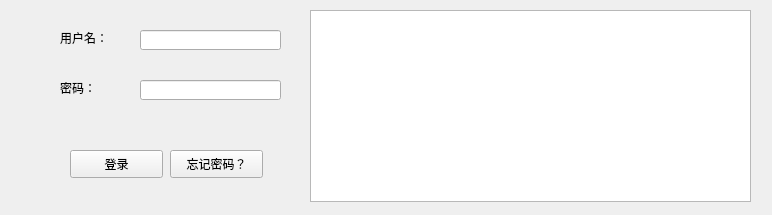
<?xml version="1.0" encoding="UTF-8"?>
<ui version="4.0">
 <class>Form</class>
 <widget class="QWidget" name="Form">
  <property name="geometry">
   <rect>
    <x>0</x>
    <y>0</y>
    <width>772</width>
    <height>215</height>
   </rect>
  </property>
  <property name="windowTitle">
   <string>Form</string>
  </property>
  <widget class="QLabel" name="label">
   <property name="geometry">
    <rect>
     <x>60</x>
     <y>30</y>
     <width>68</width>
     <height>15</height>
    </rect>
   </property>
   <property name="text">
    <string>用户名：</string>
   </property>
  </widget>
  <widget class="QLabel" name="label_2">
   <property name="geometry">
    <rect>
     <x>60</x>
     <y>80</y>
     <width>68</width>
     <height>15</height>
    </rect>
   </property>
   <property name="text">
    <string>密码：</string>
   </property>
  </widget>
  <widget class="QLineEdit" name="lineEdit">
   <property name="geometry">
    <rect>
     <x>140</x>
     <y>30</y>
     <width>141</width>
     <height>20</height>
    </rect>
   </property>
  </widget>
  <widget class="QLineEdit" name="lineEdit_2">
   <property name="geometry">
    <rect>
     <x>140</x>
     <y>80</y>
     <width>141</width>
     <height>20</height>
    </rect>
   </property>
  </widget>
  <widget class="QPushButton" name="pushButton">
   <property name="geometry">
    <rect>
     <x>70</x>
     <y>150</y>
     <width>93</width>
     <height>28</height>
    </rect>
   </property>
   <property name="text">
    <string>登录</string>
   </property>
  </widget>
  <widget class="QPushButton" name="pushButton_2">
   <property name="geometry">
    <rect>
     <x>170</x>
     <y>150</y>
     <width>93</width>
     <height>28</height>
    </rect>
   </property>
   <property name="text">
    <string>忘记密码？</string>
   </property>
  </widget>
  <widget class="QTextBrowser" name="textBrowser">
   <property name="geometry">
    <rect>
     <x>310</x>
     <y>10</y>
     <width>441</width>
     <height>192</height>
    </rect>
   </property>
  </widget>
 </widget>
 <resources/>
 <connections/>
</ui>
